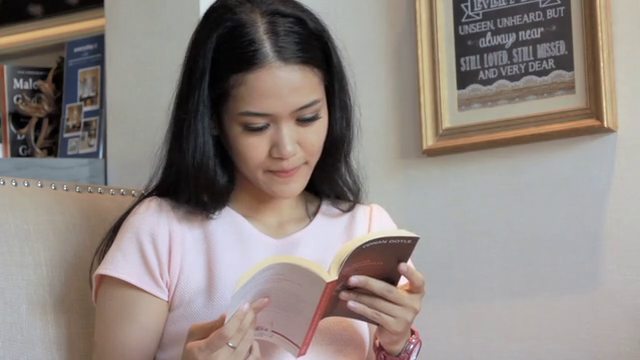
#> input picture frame 37 of 07.Haar_Cascade/03.Göz Algılama (Eye Detection)/veriler/eye.mp4, 640 x 360 px
$ jupyter execute 02.eye_detection_videos.ipynb
#> lines starting #> are read from the running program, lines starting #| are printed output that depends on the picture; after the words box and inside, x2 and y2 are one past the last pixel; in counts of white or black regions, pixels touching at a corner belong together
[cell 1]
import cv2

vid = cv2.VideoCapture("veriler/eye.mp4")

# 3. Kullanacağımız cascade dosyalarını çalışmamıza dahil edelim.
face_cascade = cv2.CascadeClassifier("../01.haarcascades/haarcascade_frontalface_alt.xml")
eye_cascade = cv2.CascadeClassifier("../01.haarcascades/haarcascade_eye.xml")

#4. Sonsuz bir döngü ile her kareyi(frame) tek tek inceleyelim.
while 1:
    # 5. Her kareyi tek tek okuyalım.
    ret, frame = vid.read()
#> frame is the input picture: shape (360, 640, 3); mean B, G, R 129.2, 133.8, 143.2
    frame = cv2.resize(frame,(480,360))
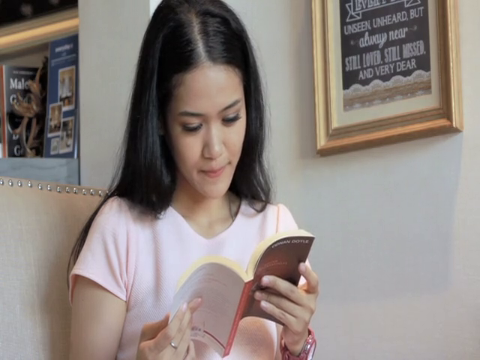
#> frame: shape (360, 480, 3); mean B, G, R 129.3, 133.9, 143.2

    # 6. Haar-like özellikleri kolay algılayabilmek için her bir kareyi boz(gri) tonlara çevirelim.
    gray = cv2.cvtColor(frame, cv2.COLOR_BGR2GRAY)
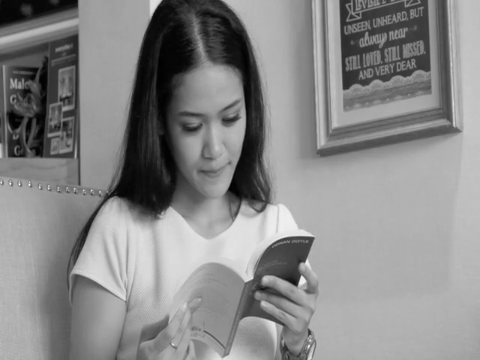
#> gray: shape (360, 480); min 0, max 248, mean 136.1

    # 7. Şimdi de cascade dosyamızı kullanarak her bir kare üzerindeki yüzlerin koordinarlarını bulalım.
    faces = face_cascade.detectMultiScale(gray)
#> faces = [[160, 82, 103, 103]]

    # 7. "faces" değişkeninde tuttuğumuz koordinatları kullanarak yüzleri dikdörtgen içerisine alalım.
    for (x,y,w,h) in faces:
        cv2.rectangle(frame,(x,y),(x+w,y+h),(0,255,0),2)
#> this loop made 1 pass
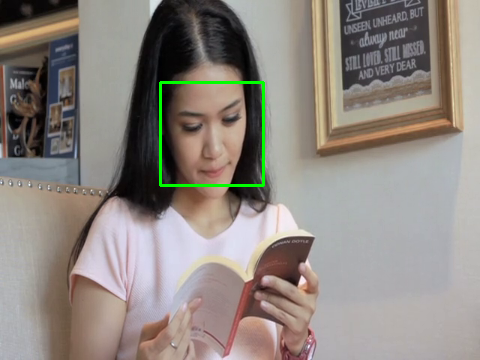
#> frame: shape (360, 480, 3); 0.71% of pixels changed, all inside (x1, y1, x2, y2) = (159, 81, 265, 187)

    # Şimdi de, bulduğum yüzler içinde göz arayacağım.
    roi_gray = gray[y:y+h, x:x+w]
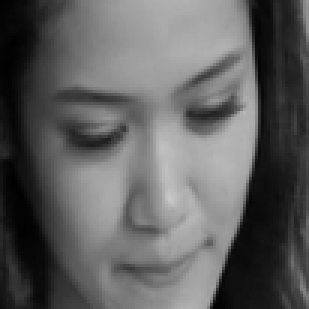
#> roi_gray: shape (103, 103) (shown 3 times larger); min 1, max 200, mean 94.9
    roi_frame = frame[y:y+h, x:x+w]
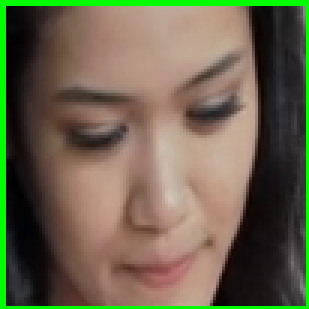
#> roi_frame: shape (103, 103, 3) (shown 3 times larger); mean B, G, R 76.7, 100.5, 106.5

    # eye cascade dosyasını kullanarak gözlerin koordinatlarını bulalım.
    eyes = eye_cascade.detectMultiScale(roi_gray)
#> eyes = [[55, 24, 24, 24], [18, 30, 28, 28], [42, 14, 41, 41]]

    # bu koordinatlara dikdörtgen çizelim.
    for (ex,ey,ew,eh) in eyes:
        cv2.rectangle(roi_frame,(ex,ey),(ex+ew,ey+eh),(0,0,255),2)
#> this loop made 3 passes
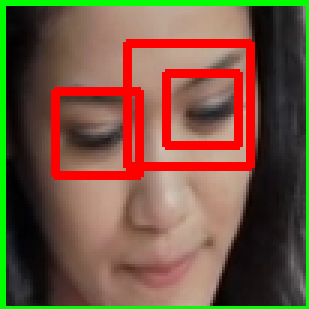
#> roi_frame: shape (103, 103, 3) (shown 3 times larger); 10.24% of pixels changed, all inside (x1, y1, x2, y2) = (17, 13, 85, 60)

    # 8. İşlediğimiz kareleri görelim.
    cv2.imshow('video',frame)
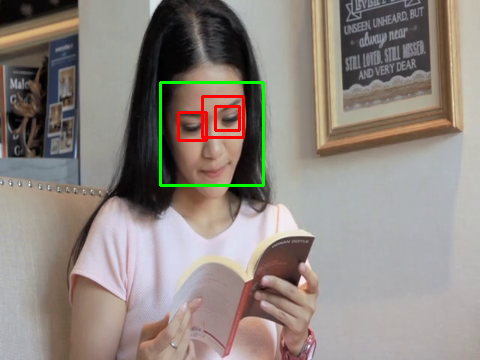
#> window 'video': shape (360, 480, 3); mean B, G, R 128, 134.3, 143.2

    # 9. Programı kapatacak kodu yazalım.
    if cv2.waitKey(5) & 0xFF == ord('q'):
#> (key q is pressed here)
        break

# 10. Son olarak videoyu serbest bırakalım.
vid.release()
cv2.destroyAllWindows()

$ run again, starting later in the video
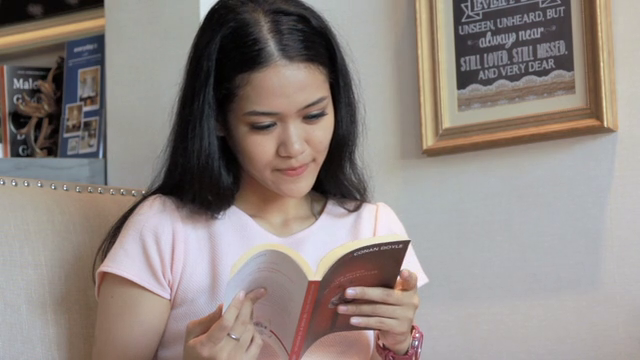
#> input picture frame 168 of 07.Haar_Cascade/03.Göz Algılama (Eye Detection)/veriler/eye.mp4, 640 x 360 px
#> frame is the input picture: shape (360, 640, 3); mean B, G, R 129.4, 133.7, 143.3
#> faces = [[166, 80, 103, 103]]
#> the loop `for (x,y,w,h) in faces:` made 1 pass
#> eyes = [[18, 31, 28, 28], [49, 19, 31, 31]]
#> the loop `for (ex,ey,ew,eh) in eyes:` made 2 passes
#> after the loop `for (ex,ey,ew,eh) in eyes:`:
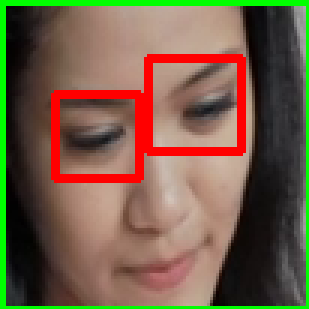
#> roi_frame: shape (103, 103, 3) (shown 3 times larger); mean B, G, R 71.6, 94.4, 115.2
#> `cv2.imshow('video',frame)`:
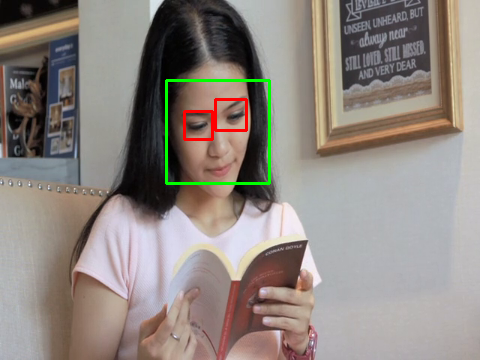
#> window 'video': shape (360, 480, 3); mean B, G, R 128.4, 134.5, 143.1

$ run again, starting later in the video
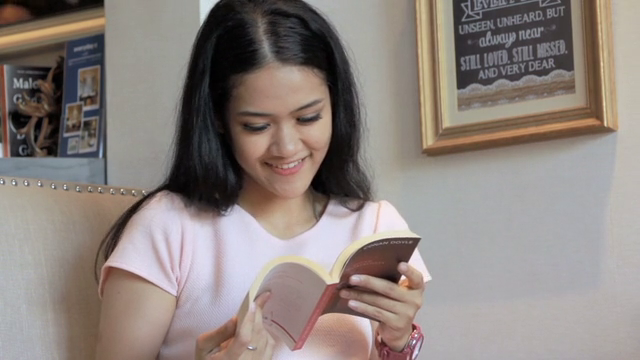
#> input picture frame 300 of 07.Haar_Cascade/03.Göz Algılama (Eye Detection)/veriler/eye.mp4, 640 x 360 px
#> frame is the input picture: shape (360, 640, 3); mean B, G, R 127, 131.6, 141.5
#> faces = [[159, 81, 104, 104]]
#> the loop `for (x,y,w,h) in faces:` made 1 pass
#> eyes = [[54, 23, 27, 27], [19, 32, 26, 26]]
#> the loop `for (ex,ey,ew,eh) in eyes:` made 2 passes
#> after the loop `for (ex,ey,ew,eh) in eyes:`:
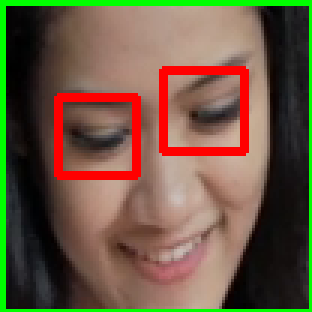
#> roi_frame: shape (104, 104, 3) (shown 3 times larger); mean B, G, R 66.5, 88.9, 107.8
#> `cv2.imshow('video',frame)`:
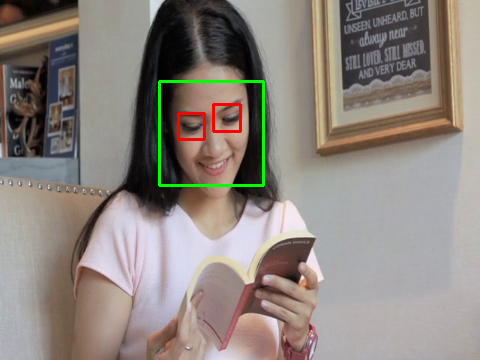
#> window 'video': shape (360, 480, 3); mean B, G, R 126.3, 132.7, 141.5
